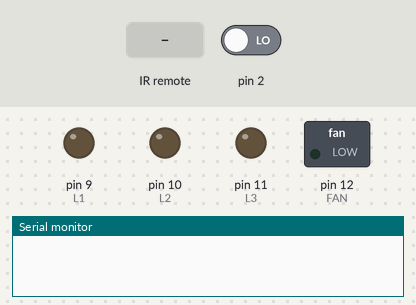
Bench run of a sketch on a simulated Arduino Uno, built with avr-gcc and run on an emulated ATmega328P. On the bench: switched loads named in the sketch (green lamp = pin HIGH), output pins drawn as LEDs (lit = HIGH), the last lines printed to the serial monitor. The inputs (shaded band) are chosen by the test bench; at power-on: pin 2 LOW.

Above: at 1.2 s.
1.3 s: infrared code 0x1FE50AF received
At 1.8 s:
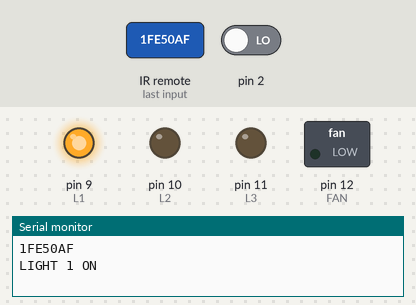
2.8 s: infrared code 0x1FED827 received
At 4.0 s:
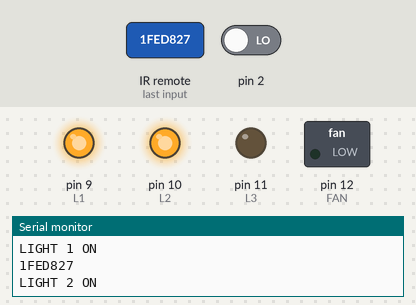
4.3 s: pin 2 driven HIGH
At 5.5 s:
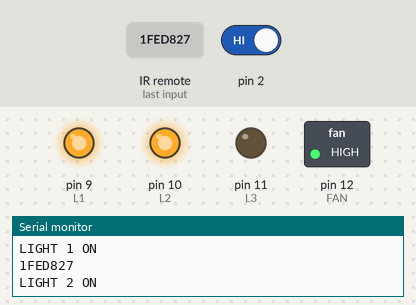
5.8 s: infrared code 0x1FEF807 received
At 6.4 s:
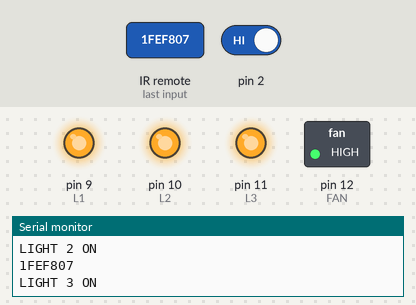
7.3 s: infrared code 0x1FE48B7 received
At 8.5 s:
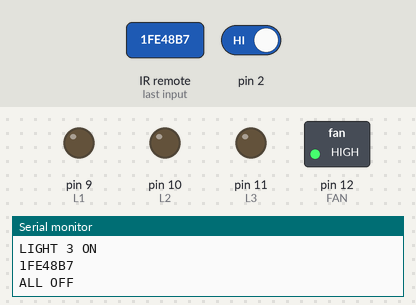
8.8 s: infrared code 0x1FE50AF received
At 9.9 s:
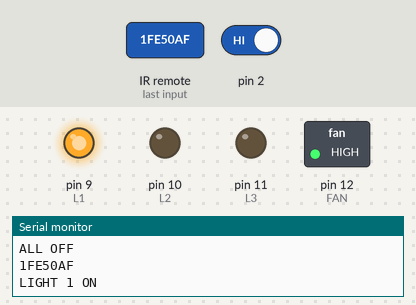
Timing chart, 0 to 11.3 s (numbered marks = the images above; inputs shaded):
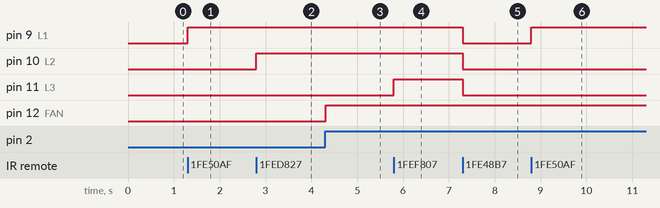

The sketch:

HomeAutomationFinalUSB.ino
```cpp
#include <IRremote.h>
#include  <TimerOne.h>

#define button1 0x1FE50AF
#define button2 0x1FED827
#define button3 0x1FEF807
#define buttonFan 0x1FE807F
#define plus 0x1FE609F
#define minus 0x1FEA05F
#define off 0x1FE48B7

int RECV_PIN = 4; //6
int L1=9; //11
int L2=10; //12
int L3=11; //13
int FAN =12; //16


int LS1=0;
int LS2=0;
int LS3=0;
int FANS=0;
int OFF=0;
int FANSpeed=0;
int prevFANSpeed=2;

volatile int i=0;
volatile boolean zero_cross=0;
int dim = 100;
int prevdim=60;
int freqStep = 100;
int j=0;

IRrecv irrecv(RECV_PIN);

decode_results results;

void setup()
{
  irrecv.enableIRIn();

  pinMode(L1, OUTPUT);
  pinMode(L2, OUTPUT);
  pinMode(L3, OUTPUT);
  pinMode(FAN, OUTPUT);

  digitalWrite(L1,LOW);
  digitalWrite(L2,LOW);
  digitalWrite(L3,LOW);
  digitalWrite(FAN,LOW);

  attachInterrupt(0, zero_cross_detect, RISING);
  Timer1.initialize(freqStep);
  Timer1.attachInterrupt(dim_check, freqStep);

  Serial.begin(9600);
}

void zero_cross_detect() {
  j=!j;
    zero_cross = true;
    i=0;
    digitalWrite(FAN, LOW);
}

void dim_check() {
    if(zero_cross == true) {
      if(i>=dim) {
        digitalWrite(FAN, HIGH);
        i=0;
        zero_cross = false;
      }
      else {
        i++; // increment time step counter
      }
    }
}

void loop() {
 // Serial.println(j);
  if (irrecv.decode(&results)) {
    Serial.println(results.value,HEX);

    switch(results.value){
      case button1:{
        if(LS1==0){
          Serial.println("LIGHT 1 ON");
          digitalWrite(L1,HIGH);
          LS1=1;
        }
        else if(LS1==1){
          Serial.println("LIGHT 1 OFF");
          digitalWrite(L1,LOW);
          LS1=0;
        }
		break;
	  }
      case button2:{
        if(LS2==0){
          Serial.println("LIGHT 2 ON");
          digitalWrite(L2,HIGH);
          LS2=1;
        }
        else if(LS2==1){
          Serial.println("LIGHT 2 OFF");
          digitalWrite(L2,LOW);
          LS2=0;
        }
        break;
	  }
      case button3:{
        if(LS3==0){
          Serial.println("LIGHT 3 ON");
          digitalWrite(L3,HIGH);
          LS3=1;
        }
        else if(LS3==1){
          Serial.println("LIGHT 3 OFF");
          digitalWrite(L3,LOW);
          LS3=0;
        }
        break;
	  }
   case buttonFan:{
        if(FANS==0){
          dim=prevdim;
          FANSpeed=prevFANSpeed;
          FANS=1;
          Serial.println("FAN ON");
          Serial.print("Fan Speed : ");
          Serial.println(FANSpeed);
          Serial.print("Fan dim : ");
          Serial.println(dim);
        }
        else if(FANS==1){
          Serial.println("FAN OFF");
          prevdim=dim;
          prevFANSpeed=FANSpeed;
          dim=100;
          FANS=0;
        }
        break;
   }
      case off:{
        digitalWrite(L1,LOW);
        digitalWrite(L2,LOW);
        digitalWrite(L3,LOW);
        LS1=0;
        LS2=0;
        LS3=0;
        prevdim=dim;
        prevFANSpeed=FANSpeed;
        dim=100;
        FANS=0;
        Serial.println("ALL OFF");
        break;
	  }

      case plus:{
        if(FANS==1){
          if(FANSpeed<5){
            FANSpeed+=1;
            dim-=20;
            Serial.print("Fan Speed : ");
            Serial.println(FANSpeed);
            Serial.print("Fan dim : ");
            Serial.println(dim);
          }
        }
        break;
	  }
      case minus:{
        if(FANS==1){
          if(FANSpeed>2){
            FANSpeed-=1;
            dim+=20;
            Serial.print("Fan Speed : ");
            Serial.println(FANSpeed);
            Serial.print("Fan dim : ");
            Serial.println(dim);
          }
        }
        break;
	    }
	    default:{
		    break;
	    }
    }
    delay(18);
	  irrecv.resume();
  }
}
```

Measured:
- after the input at 1.3 s, pin 9 (L1): LOW → HIGH at once
- after the input at 2.8 s, pin 10 (L2): LOW → HIGH at once
- after the input at 4.3 s, pin 12 (FAN): LOW → HIGH at once
- after the input at 5.8 s, pin 11 (L3): LOW → HIGH at once
- after the input at 7.3 s, pin 9 (L1), pin 10 (L2), pin 11 (L3): HIGH → LOW at once
- after the input at 8.8 s, pin 9 (L1): LOW → HIGH at once
